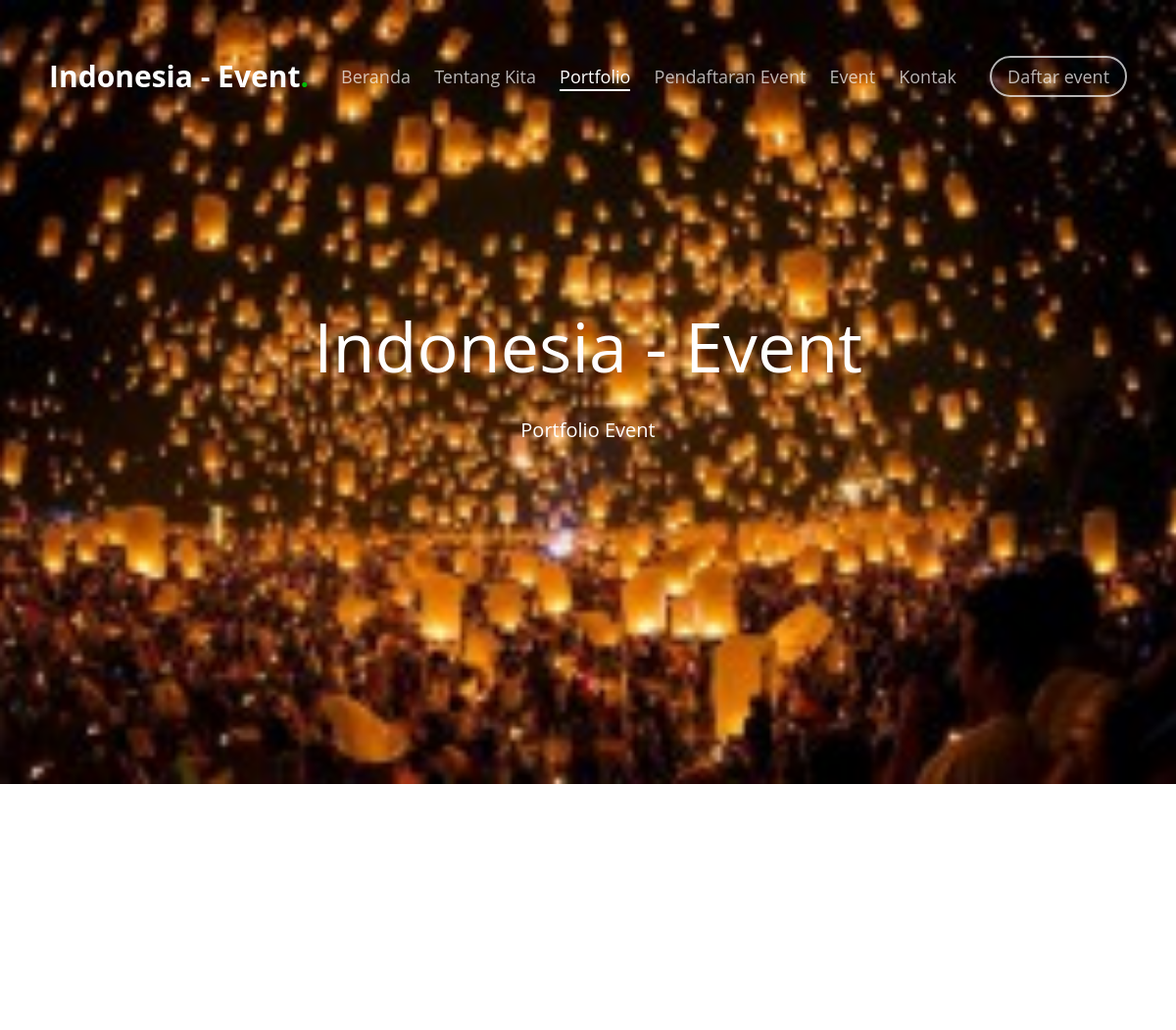
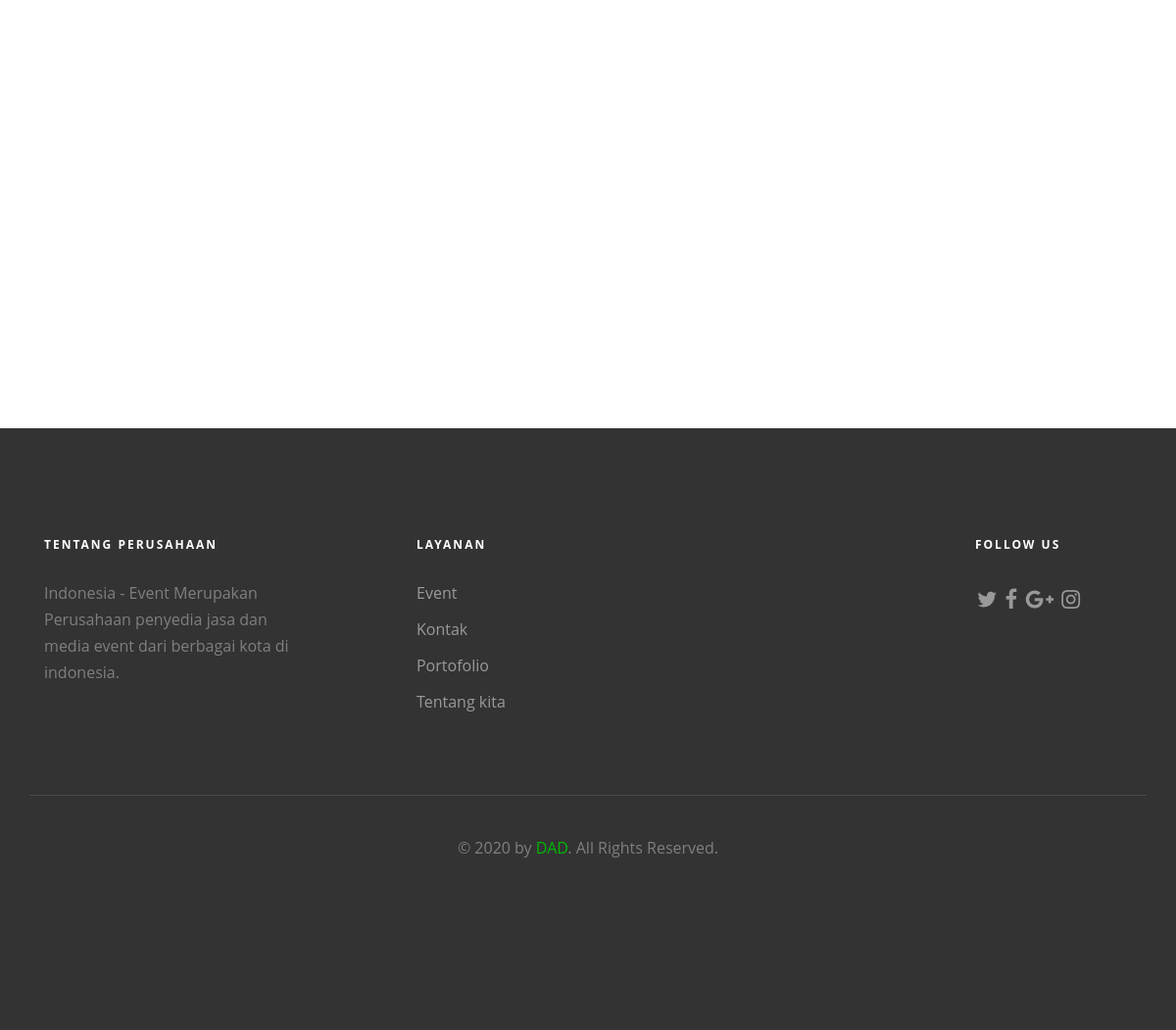
Page /index.php/portfolio on the committed database (2 pictures, top to bottom).
### tables this page shows
CREATE TABLE `tbl_konfigurasi` (
  `id_konfigurasi` int(11) NOT NULL,
  `nama_pemilik` varchar(255) NOT NULL,
  `namaweb` varchar(255) NOT NULL,
  `no_telp` varchar(255) NOT NULL,
  `email` varchar(255) NOT NULL,
  `alamat` varchar(255) NOT NULL,
  `visi` text DEFAULT NULL,
  `misi` text DEFAULT NULL,
  `about_us` text DEFAULT NULL,
  `wallpaper` varchar(255) DEFAULT NULL,
  `wallpaper2` varchar(255) NOT NULL,
  `wallpaper3` varchar(255) NOT NULL,
  `icon` varchar(255) DEFAULT NULL
);

### application/controllers/Portfolio.php (called while the page is built, shortened)
<?php
class Portfolio extends CI_Controller{
	function __construct(){
		$this->load->model('m_portfolio');
	}
	function index(){
		$jum=$this->m_portfolio->get_portfolio();
        $page=$this->uri->segment(3);
        if(!$page):
            $offset = 0;
        else:
            $offset = $page;
        endif;
        $limit=6;
        $config['base_url'] = base_url() . 'portfolio/index/';
        $config['total_rows'] = $jum->num_rows();
        $config['per_page'] = $limit;
        $config['uri_segment'] = 3;
        $config['first_link'] = 'Awal';
        $config['last_link'] = 'Akhir';
        $config['next_link'] = 'Next >>';
        $config['prev_link'] = '<< Prev';
        $this->pagination->initialize($config);
        $x['page'] =$this->pagination->create_links();
		$x['data']=$this->m_portfolio->get_portfolio_per_page($offset,$limit);
		$this->load->view('v_portfolio',$x);
	}
}

### index.php (called while the page is built, shortened)
<?php
require_once BASEPATH.'core/CodeIgniter.php';

### application/models/M_konfigurasi.php (called while the page is built, shortened)
<?php
class M_konfigurasi extends CI_Model {
	public function listing()
	{
		$query = $this->db->get('tbl_konfigurasi');
		return $query->row();
	}
}

### application/views/v_portfolio.php (the view, shortened to what this page needs)
<?php
    $site = $this->m_konfigurasi->listing();
?>
<!DOCTYPE html>
<html class="no-js">
	<head>
	<link rel="stylesheet" href="<?php echo base_url().'theme/css/animate.css'?>">
	<link rel="stylesheet" href="<?php echo base_url().'theme/css/icomoon.css'?>">
	<link rel="stylesheet" href="<?php echo base_url().'theme/css/bootstrap.css'?>">
	<link rel="stylesheet" href="<?php echo base_url().'theme/css/flexslider.css'?>">
	<link rel="stylesheet" href="<?php echo base_url().'theme/css/style.css'?>">
	</head>
	<body>
	<div id="fh5co-page">
	<header id="fh5co-header" role="banner">
		<div class="container">
			<div class="header-inner">
				<h1><a href="<?php echo base_url().''?>"><?php echo ($site->namaweb)?><span>.</span></a></h1>
				<nav role="navigation">
					<ul>
						<li><a href="<?php echo base_url().''?>">Beranda</a></li>
						<li><a href="<?php echo base_url().'about'?>">Tentang Kita</a></li>
						<li class="active"><a href="<?php echo base_url().'portfolio'?>">Portfolio</a></li>
						<li><a href="<?php echo base_url().'event'?>">Pendaftaran Event</a></li>
						<li><a href="<?php echo base_url().'artikel'?>">Event</a></li>
						<li><a href="<?php echo base_url().'kontak'?>">Kontak</a></li>
						<li class="cta"><a href="<?php echo base_url().'event'?>">Daftar event</a></li>
					</ul>
				</nav>
			</div>
		</div>
	</header>
	<aside id="fh5co-hero" clsas="js-fullheight">
		<div class="flexslider js-fullheight">
			<ul class="slides">
		   	<li style="background-image: url(<?php echo base_url('assets/upload/image/').$site->wallpaper2?>);">
		   		<div class="container">
		   			<div class="col-md-10 col-md-offset-1 text-center js-fullheight slider-text">
		   				<div class="slider-text-inner">
		   					<h2><?php echo ($site->namaweb)?></h2>
		   					<p class="fh5co-lead">Portfolio Event</p>
		   				</div>
		   			</div>
		   		</div>
		   	</li>
		  	</ul>
	  	</div>
	</aside>
	<br/>
	<div class="container">
			<div class="row">
				<div class="col-md-6 col-md-offset-3 text-center fh5co-heading">
					<br/>
				</div>
			</div>
	</div>
	<?php $this->load->view('v_footer');?>
	</div>
	</body>
</html>

### application/views/v_footer.php
<?php
    $site = $this->m_konfigurasi->listing();
?>
<footer id="fh5co-footer" role="contentinfo">
		<div class="container">
			<div class="col-md-3 col-sm-12 col-sm-push-0 col-xs-12 col-xs-push-0">
				<h3>Tentang Perusahaan</h3>
				<p><?php echo ($site->namaweb)?> Merupakan <?php echo ($site->about_us)?>.</p>
			</div>
			<div class="col-md-6 col-md-push-1 col-sm-12 col-sm-push-0 col-xs-12 col-xs-push-0">
				<h3>Layanan</h3>
				<ul class="float">
					<li><a href="<?php echo base_url().'blog'?>">Event</a></li>
					<li><a href="<?php echo base_url().'kontak'?>">Kontak</a></li>
					<li><a href="<?php echo base_url().'portfolio'?>">Portofolio</a></li>
					<li><a href="<?php echo base_url().'about'?>">Tentang kita</a></li>
				</ul>
			</div>
			<div class="col-md-2 col-md-push-1 col-sm-12 col-sm-push-0 col-xs-12 col-xs-push-0">
				<h3>Follow Us</h3>
				<ul class="fh5co-social">
					<li><a href="#"><i class="icon-twitter"></i></a></li>
					<li><a href="#"><i class="icon-facebook"></i></a></li>
					<li><a href="#"><i class="icon-google-plus"></i></a></li>
					<li><a href="#"><i class="icon-instagram"></i></a></li>
				</ul>
			</div>
			<div class="col-md-12 fh5co-copyright text-center">
				<p>&copy; 2020 by <a href="http://#/" target="_blank"><?php echo ($site->nama_pemilik)?></a>. All Rights Reserved.</p>
			</div>
		</div>
	</footer>

### theme/css/icomoon.css (style rules this page uses)
[class^="icon-"], [class*=" icon-"] { font-family: 'icomoon' !important; speak: none; font-style: normal; font-weight: normal; font-variant: normal; text-transform: none; line-height: 1; -webkit-font-smoothing: antialiased; -moz-osx-font-smoothing: grayscale; }
.icon-twitter:before { content: "\f099"; }
.icon-facebook:before { content: "\f09a"; }
.icon-google-plus:before { content: "\f0d5"; }
.icon-instagram:before { content: "\f16d"; }

### rows in the picture
tbl_konfigurasi: namaweb "Indonesia - Event", wallpaper2 (picture), about_us "Perusahaan penyedia jasa dan media event dari berbagai kota di indonesia", nama_pemilik "DAD"
